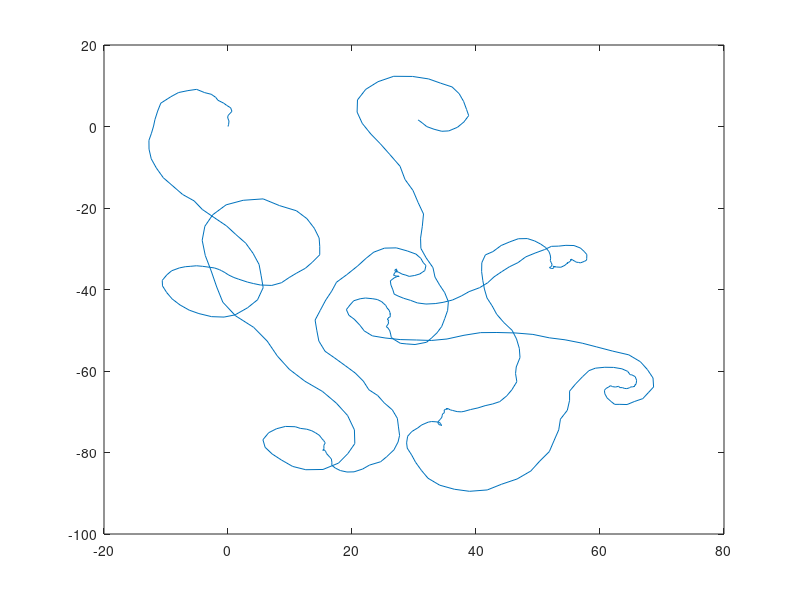

Write MATLAB code to recreate this figure.
%clear all
nt=500;
x= zeros(4,nt);
x(:,1)=[0;0;1;1.57];

h=0.5;
ti=1:nt;
t=(ti-1)*h;
w=0.2;
u_v=0.5*sin(w*t);
%u_v=zeros(nt,1);
% u_v(1:10)=0.1;
% u_v(11:20)=0.2;
% u_v(21:30)=0.3;
% u_v(31:50)=0.2;
% u_v(51:70)=0.2;
% u_v(71:85)=0.15;
% u_v(86:100)=0.05;
%u_v=0.5*ones(nt,1);
u_a=0.5*sin(w*t);
% u_a=zeros(nt,1);
% u_a(11:20)=-0.5;
% u_a(21:40)=-0.4;
% u_a(41:60)=-0.2;
% u_a(61:75)=0.2;
% u_a(76:100)=0.5;
% u_a=0.5*ones(nt,1);

%cov = (1/200)*[[3, 2, 1, 1];[2, 3, 2, 1];[1, 2, 3, 0.5];[1, 1, 0.5, 3]];
cov = (1/100)*[[3, 0.1, 1, 1];[0.1, 3, 2, 1];[1, 2, 3, 0.1];[1, 1, 0.1, 3]];
%cov = (1/3000)*[[3, 0.1, 1, 1];[0.1, 3, 2, 1];[1, 2, 3, 0.1];[1, 1, 0.1, 3]];
%cov = (1/1000)*[[1, 0, 0, 0];[0, 1, 0, 0];[0, 0, 0.2, 0.];[0, 0, 0., 0.2]];
for k=2:nt
    x(1,k)=x(1,k-1)+h*x(3,k-1)*cos(x(4,k-1))+(h^2/2)*u_v(k-1)*cos(x(4,k-1));
    x(2,k)=x(2,k-1)+h*x(3,k-1)*sin(x(4,k-1))+(h^2/2)*u_v(k-1)*sin(x(4,k-1));
    x(3,k)=x(3,k-1)+h*u_v(k-1);
    x(4,k)=x(4,k-1)+h*u_a(k-1);
    y(:,k)=x(:,k);
    x(:,k)=mvnrnd(x(:,k),cov)'; 
    
end
% for k=1:nt
%     y(:,k)=mvnrnd(x(:,k),cov);%x(:,k)+0.05*randn(4,1);
% end
%plot(x(1,:),x(2,:),y(1,:),y(2,:));
plot(x(1,:),x(2,:));
hold on
M=x';

% % %%%%%
% for k=1:nt-1
%     uv=(x(3,k+1)-x(3,k))/h;
%     ua=(x(4,k+1)-x(4,k))/h;
%     x1(1,k+1)=x(1,k)+h*x(3,k)*cos(x(4,k))+(h^2/2)*uv*cos(x(4,k));
%     x1(2,k+1)=x(2,k)+h*x(3,k)*sin(x(4,k))+(h^2/2)*uv*sin(x(4,k));
%     x1(3,k+1)=x(3,k)+h*uv;
%     x1(4,k+1)=x(4,k)+h*ua;
%     error(k,:)=x1(:,k+1)-x(:,k+1);
% end